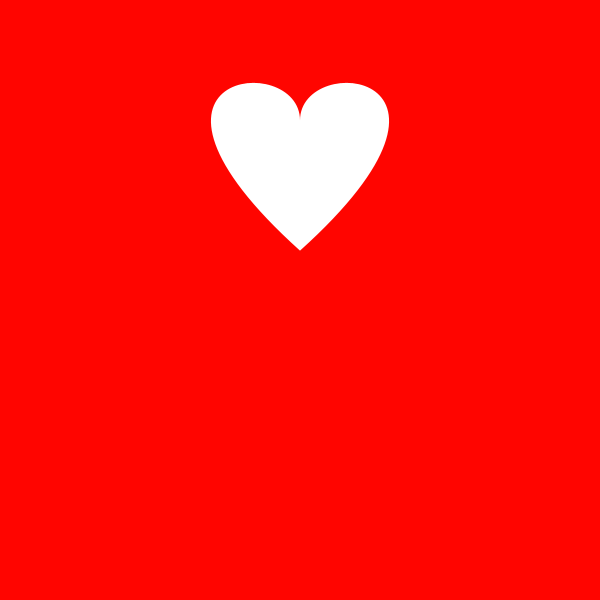
Frame 1 (no input)
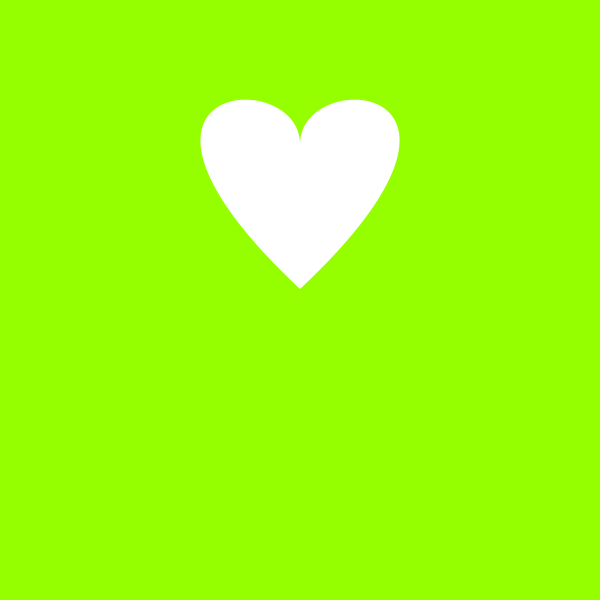
Frame 60 (the mouse pressed at the canvas centre just before this capture)
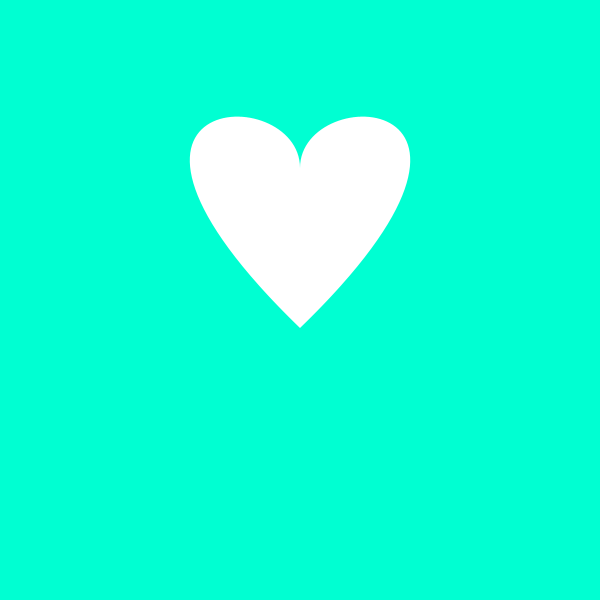
Frame 120 (the mouse held since frame 60 and released just before this capture)

The Processing sketch that drew these frames (run headless with seeded random() and noise(); from frame 60 on, the mouse is pressed at the canvas centre):

// Processing sketch: Valentines
// ── Valentines.pde
float x, y;
float heartWidth, heartHeight, heartOffset;
float direction;
int minSize, maxSize;
void setup(){
    size(600, 600); 
    heartWidth = 200;
    heartHeight = 60;
    heartOffset = 10;
    
    y = 0;
    x = width/2;
    direction = 1;
    
    minSize = 200;
    maxSize = 350;
}

void draw(){
    colorMode(HSB);
    color new_color = color(frameCount%360, 255, 255);
    background(new_color);
    
   // colorMode(RGB);
    noStroke();
    fill(255);
   
    //Am I growing or shrinking the heart?
    if(heartWidth < 200 || heartWidth > 350){
        direction*=-1;
    }
    
    //Actual heart growth
    heartWidth+= .4*direction;
    heartHeight+=.2*direction;
    heartOffset-=.05*direction;
    
    //Drawing a heart!
    translate(x - heartWidth, y + heartHeight);
    beginShape();
    vertex(heartWidth , heartHeight);
    bezierVertex(heartWidth, -heartOffset, heartWidth*2, heartOffset, heartWidth , heartWidth-heartOffset);
    vertex(heartWidth , heartHeight);
    bezierVertex(heartWidth , -heartOffset, 0, heartOffset, heartWidth , heartWidth-heartOffset);
    endShape();
}
